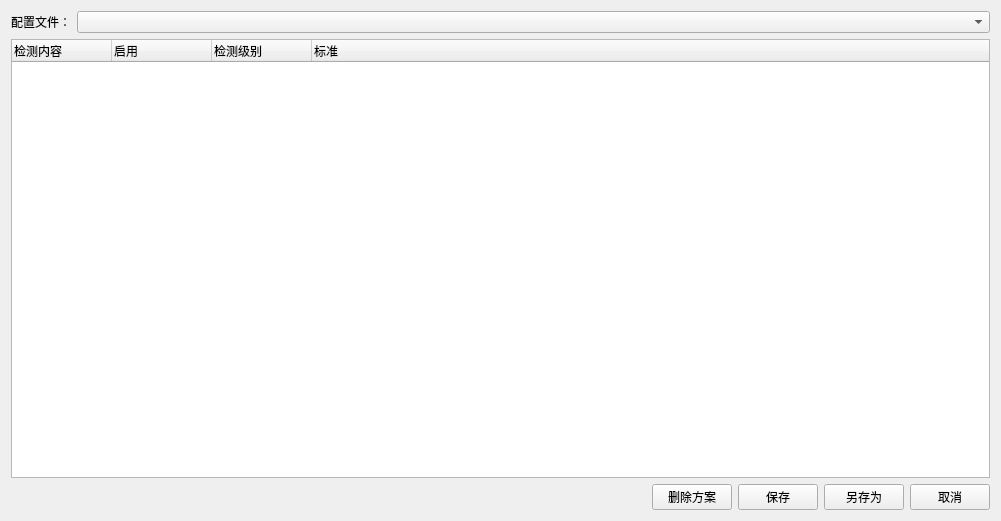
<?xml version="1.0" encoding="UTF-8"?>
<ui version="4.0">
 <class>CCheckConfigDlg</class>
 <widget class="QWidget" name="CCheckConfigDlg">
  <property name="geometry">
   <rect>
    <x>0</x>
    <y>0</y>
    <width>1001</width>
    <height>521</height>
   </rect>
  </property>
  <property name="windowTitle">
   <string>Form</string>
  </property>
  <layout class="QVBoxLayout" name="verticalLayout">
   <item>
    <layout class="QHBoxLayout" name="horizontalLayout_3">
     <item>
      <widget class="QLabel" name="label">
       <property name="sizePolicy">
        <sizepolicy hsizetype="Fixed" vsizetype="Preferred">
         <horstretch>0</horstretch>
         <verstretch>0</verstretch>
        </sizepolicy>
       </property>
       <property name="text">
        <string>配置文件：</string>
       </property>
      </widget>
     </item>
     <item>
      <widget class="QComboBox" name="comboBox_ConfigFile">
       <property name="editable">
        <bool>false</bool>
       </property>
      </widget>
     </item>
    </layout>
   </item>
   <item>
    <widget class="QTreeWidget" name="ConfigItemTreeWidget">
     <column>
      <property name="text">
       <string notr="true">检测内容</string>
      </property>
     </column>
     <column>
      <property name="text">
       <string>启用</string>
      </property>
     </column>
     <column>
      <property name="text">
       <string>检测级别</string>
      </property>
     </column>
     <column>
      <property name="text">
       <string>标准</string>
      </property>
     </column>
    </widget>
   </item>
   <item>
    <layout class="QHBoxLayout" name="horizontalLayout_2">
     <item>
      <spacer name="horizontalSpacer">
       <property name="orientation">
        <enum>Qt::Horizontal</enum>
       </property>
       <property name="sizeHint" stdset="0">
        <size>
         <width>40</width>
         <height>20</height>
        </size>
       </property>
      </spacer>
     </item>
     <item>
      <layout class="QHBoxLayout" name="horizontalLayout">
       <item>
        <widget class="QPushButton" name="pushButton_Del">
         <property name="text">
          <string>删除方案</string>
         </property>
        </widget>
       </item>
       <item>
        <widget class="QPushButton" name="pushButton_Save">
         <property name="text">
          <string>保存</string>
         </property>
        </widget>
       </item>
       <item>
        <widget class="QPushButton" name="pushButton_SaveAs">
         <property name="text">
          <string>另存为</string>
         </property>
        </widget>
       </item>
       <item>
        <widget class="QPushButton" name="pushButton_Cancel">
         <property name="text">
          <string>取消</string>
         </property>
        </widget>
       </item>
      </layout>
     </item>
    </layout>
   </item>
  </layout>
 </widget>
 <resources/>
 <connections/>
</ui>
